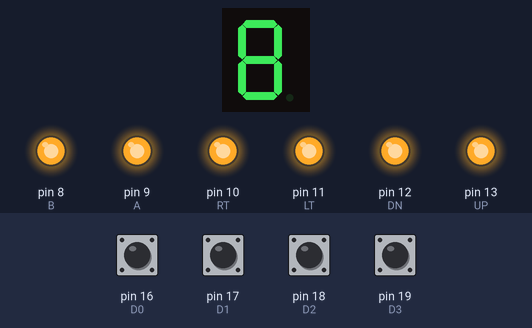
Bench run of a sketch on a simulated Arduino Uno, built with avr-gcc and run on an emulated ATmega328P. On the bench: 1-digit seven-segment display, output pins drawn as LEDs (lit = HIGH). Wiring (inferred from the names in the program): 1-digit 7-segment display, segments lit when HIGH: segments pin 7, pin 6, pin 5, pin 4, pin 3, pin 2, pin 1. Inputs (shaded band) come from the test bench; at power-on: pin 16 (D0), pin 17 (D1), pin 18 (D2), pin 19 (D3) HIGH. The segment pins are drawn as the display they are named for; pins used as bus, display or sensor lines are not drawn.

Above: at 1.2 s.
1.3 s: pin 16 (D0) pulled LOW for 0.15 s
At 1.39 s:
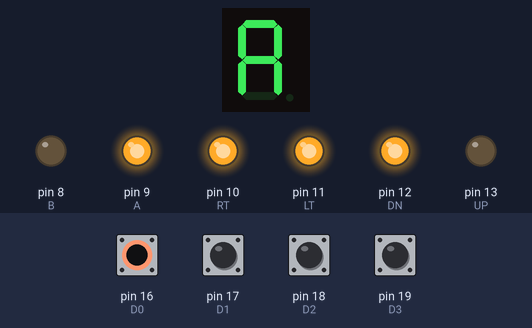
2.9 s: pin 19 (D3) pulled LOW for 1 s
At 3.7 s:
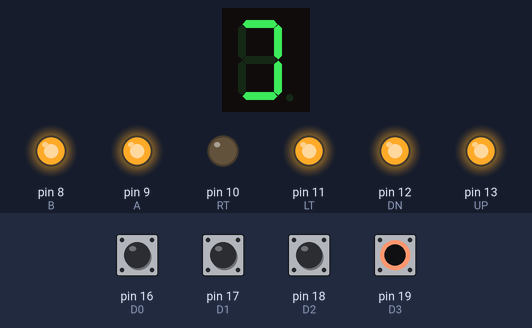
5.4 s: pin 17 (D1) pulled LOW for 0.15 s
At 5.49 s:
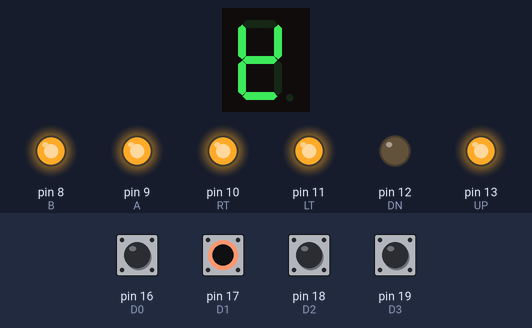
7.0 s: pin 19 (D3) pulled LOW for 0.15 s
At 7.6 s:
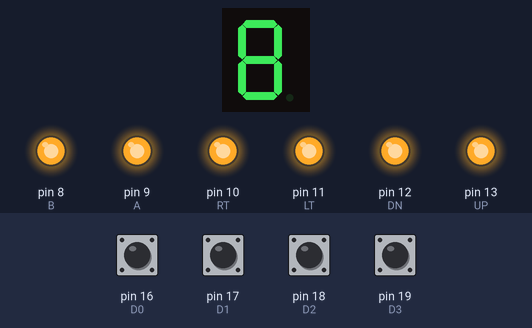
8.6 s: pin 18 (D2) pulled LOW for 0.15 s
At 8.69 s:
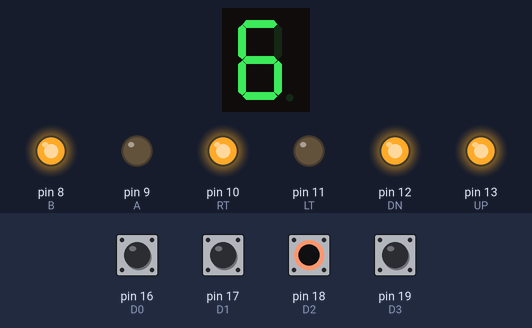
10.2 s: pin 17 (D1) pulled LOW for 1 s
At 12.3 s:
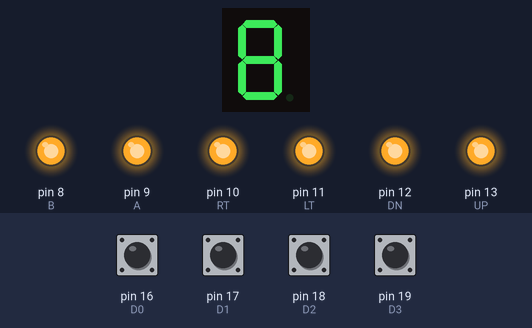
Timing chart, 0 to 13.7 s (numbered marks = the images above; inputs shaded):
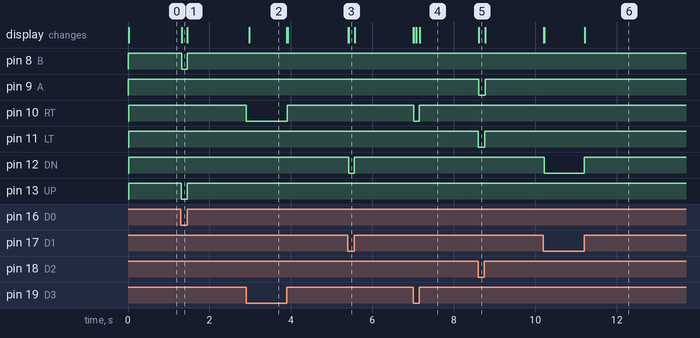

Measured:
- after the input at 1.3 s, pin 8 (B), pin 13 (UP): HIGH → LOW at once, → HIGH 0.14 s later; the display: changes at once (image 1)
- after the input at 2.9 s, pin 10 (RT): HIGH → LOW at once, → HIGH 1.0 s later; the display: changes after 0.08 s (image 2)
- after the input at 5.4 s, pin 12 (DN): HIGH → LOW at once, → HIGH 0.14 s later; the display: first changes at once (image 3 shows a later state)
- after the input at 7.0 s, pin 10 (RT): HIGH → LOW at once, → HIGH 0.14 s later; the display: first changes at once (image 4 shows a later state)
- after the input at 8.6 s, pin 9 (A), pin 11 (LT): HIGH → LOW at once, → HIGH 0.16 s later; the display: changes at once (image 5)
- after the input at 10.2 s, pin 12 (DN): HIGH → LOW at once, → HIGH 0.99 s later; the display: first changes at once (image 6 shows a later state)

The sketch:

saturn_controller_demux.ino
```cpp
/* Saturn Controller Demux
 * ------------------
 * This sketch is designed to demux Sega Saturn gamepad
 * signals into discrete outputs for use with arcade
 * PCBs.
 *
 * There are two select lines, four data input lines, and
 * 13 discrete outputs. The controlls can be remapped by
 * changing the pin assignments below.
 *
 * Apologies for the sloppy code. It took a lot of trial and error
 * to get all the timings right for MC Cthulu boards to work properly
 * I tried to clean it up as much as I could.
 *
 * Arthrimus December 24 2018
 *
 */

int UP = 13; // These choose the pins for the button outputs. (Change these
int DN = 12; // if you wish to remap the buttons.)
int LT = 11;
int RT = 10;
int A = 9;
int B = 8;
int C = 7;
int X = 6;
int Y = 5;
int Z = 4;
int L = 3;
int R = 2;
int ST = 1;
int D0 = 16;  // choose the input pins for the digital lines (Probably don't change these)
int D1 = 17;
int D2 = 18;
int D3 = 19;
int S0 = 14; // Chooses the output pins for the select lines (Probably don't change these either)
int S1 = 15;
int val = 0;     // variable for reading the pin status (should be zero)

void setup() {
  pinMode(UP, OUTPUT);  // declares buttons as outputs (don't change these)
  pinMode(DN, OUTPUT);
  pinMode(LT, OUTPUT);
  pinMode(RT, OUTPUT);
  pinMode(A, OUTPUT);
  pinMode(B, OUTPUT);
  pinMode(C, OUTPUT);
  pinMode(X, OUTPUT);
  pinMode(Y, OUTPUT);
  pinMode(Z, OUTPUT);
  pinMode(L, OUTPUT);
  pinMode(R, OUTPUT);
  pinMode(ST,OUTPUT);
  pinMode(D0, INPUT_PULLUP);    // declare pushbutton as input (or these)
  pinMode(D1, INPUT_PULLUP);
  pinMode(D2, INPUT_PULLUP);
  pinMode(D3, INPUT_PULLUP);
  pinMode(S0, OUTPUT); // Declare Select Pins as outputs (these either)
  pinMode(S1, OUTPUT);
}

void loop(){

  {                             // This is the start of the first bit of the demuxer, there are four of these
  delay(5);                   // This sets the timing of the select pulses (default 5 = 100hz)
  digitalWrite(S1, LOW);
  digitalWrite(S0, HIGH); // Sets the select lines S0 HIGH, S1 LOW

  }
  val = digitalRead(D0);  // read input value from data line
  if (val == HIGH) {         // check if the data input is HIGH (button released)
    digitalWrite(B, HIGH);  // Button output is high
  } else {
    digitalWrite(B, LOW);  // Button output is low
  }
  val = digitalRead(D1);
  if (val == HIGH) {
    digitalWrite(C, HIGH);
  } else {
    digitalWrite(C, LOW);
  }
  val = digitalRead(D2);
  if (val == HIGH) {
    digitalWrite(A, HIGH);
  } else {
    digitalWrite(A, LOW);
  }
  val = digitalRead(D3);
  if (val == HIGH) {
    digitalWrite(ST, HIGH);
  } else {
    digitalWrite(ST, LOW);
  }                                // This is the end of the first bit of the demuxer.

{                               // This is the start of the second bit of the demuxer.
  delay(5);
  digitalWrite(S1, LOW);           // Sets the select lines S0 LOW, S1 LOW
  digitalWrite(S0, LOW);
  }
    val = digitalRead(D0);
  if (val == HIGH) {
    digitalWrite(Z, HIGH);
  } else {
    digitalWrite(Z, LOW);
  }
  val = digitalRead(D1);
  if (val == HIGH) {
    digitalWrite(Y, HIGH);
  } else {
    digitalWrite(Y, LOW);
  }
  val = digitalRead(D2);
  if (val == HIGH) {
    digitalWrite(X, HIGH);
  } else {
    digitalWrite(X, LOW);
  }
  val = digitalRead(D3);
  if (val == HIGH) {
    digitalWrite(R, HIGH);
  } else {
    digitalWrite(R, LOW);
  }                             // This is the end of the second bit of the demuxer.
          {
  delay(5);                    // This is the start of the third bit of the demuxer.
  digitalWrite(S1, HIGH);       // Sets the select lines S0 HIGH, S1 HIGH
  digitalWrite(S0, HIGH);

  }
  val = digitalRead(D3);
  if (val == HIGH) {
    digitalWrite(L, HIGH);
  } else {
    digitalWrite(L, LOW);
  }                            // This is the end of the third bit of the demuxer.
   {                       // This is the start of the fourth bit of the demuxer.
  delay(5);
  digitalWrite(S1, HIGH);// Sets the select lines S0 LOW, S1 HIGH
  digitalWrite(S0, LOW);

  }
    val = digitalRead(D0);
  if (val == HIGH) {
    digitalWrite(UP, HIGH);
  } else {
    digitalWrite(UP, LOW);
  }
  val = digitalRead(D1);
  if (val == HIGH) {
    digitalWrite(DN, HIGH);
  } else {
    digitalWrite(DN, LOW);
  }
  val = digitalRead(D2);
  if (val == HIGH) {
    digitalWrite(LT, HIGH);
  } else {
    digitalWrite(LT, LOW);
  }
  val = digitalRead(D3);
  if (val == HIGH) {
    digitalWrite(RT, HIGH);
  } else {
    digitalWrite(RT, LOW);
  }                         // This is the end of the fourth bit of the demuxer.
  }        // End of the program.
```
